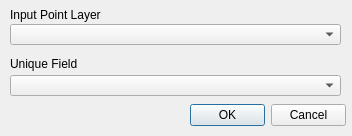
<?xml version="1.0" encoding="UTF-8"?>
<ui version="4.0">
 <class>hcmgis_closestpair_form</class>
 <widget class="QDialog" name="hcmgis_closestpair_form">
  <property name="windowModality">
   <enum>Qt::ApplicationModal</enum>
  </property>
  <property name="enabled">
   <bool>true</bool>
  </property>
  <property name="geometry">
   <rect>
    <x>0</x>
    <y>0</y>
    <width>352</width>
    <height>136</height>
   </rect>
  </property>
  <property name="mouseTracking">
   <bool>false</bool>
  </property>
  <property name="windowTitle">
   <string>Closest pair of Points</string>
  </property>
  <widget class="QDialogButtonBox" name="BtnOKCancel">
   <property name="geometry">
    <rect>
     <x>190</x>
     <y>100</y>
     <width>156</width>
     <height>31</height>
    </rect>
   </property>
   <property name="standardButtons">
    <set>QDialogButtonBox::Cancel|QDialogButtonBox::Ok</set>
   </property>
  </widget>
  <widget class="QLabel" name="LblInput">
   <property name="geometry">
    <rect>
     <x>10</x>
     <y>7</y>
     <width>331</width>
     <height>16</height>
    </rect>
   </property>
   <property name="text">
    <string>Input Point Layer</string>
   </property>
  </widget>
  <widget class="QgsMapLayerComboBox" name="CboInput">
   <property name="geometry">
    <rect>
     <x>10</x>
     <y>24</y>
     <width>331</width>
     <height>21</height>
    </rect>
   </property>
  </widget>
  <widget class="QLabel" name="LblInput_2">
   <property name="geometry">
    <rect>
     <x>10</x>
     <y>56</y>
     <width>331</width>
     <height>16</height>
    </rect>
   </property>
   <property name="text">
    <string>Unique Field</string>
   </property>
  </widget>
  <widget class="QgsFieldComboBox" name="CboField">
   <property name="geometry">
    <rect>
     <x>10</x>
     <y>75</y>
     <width>331</width>
     <height>21</height>
    </rect>
   </property>
  </widget>
 </widget>
 <customwidgets>
  <customwidget>
   <class>QgsFieldComboBox</class>
   <extends>QComboBox</extends>
   <header>qgis.gui</header>
  </customwidget>
  <customwidget>
   <class>QgsMapLayerComboBox</class>
   <extends>QComboBox</extends>
   <header>qgis.gui</header>
  </customwidget>
 </customwidgets>
 <resources/>
 <connections>
  <connection>
   <sender>BtnOKCancel</sender>
   <signal>accepted()</signal>
   <receiver>hcmgis_closestpair_form</receiver>
   <slot>accept()</slot>
   <hints>
    <hint type="sourcelabel">
     <x>251</x>
     <y>272</y>
    </hint>
    <hint type="destinationlabel">
     <x>169</x>
     <y>143</y>
    </hint>
   </hints>
  </connection>
  <connection>
   <sender>BtnOKCancel</sender>
   <signal>rejected()</signal>
   <receiver>hcmgis_closestpair_form</receiver>
   <slot>reject()</slot>
   <hints>
    <hint type="sourcelabel">
     <x>251</x>
     <y>272</y>
    </hint>
    <hint type="destinationlabel">
     <x>169</x>
     <y>143</y>
    </hint>
   </hints>
  </connection>
 </connections>
</ui>
